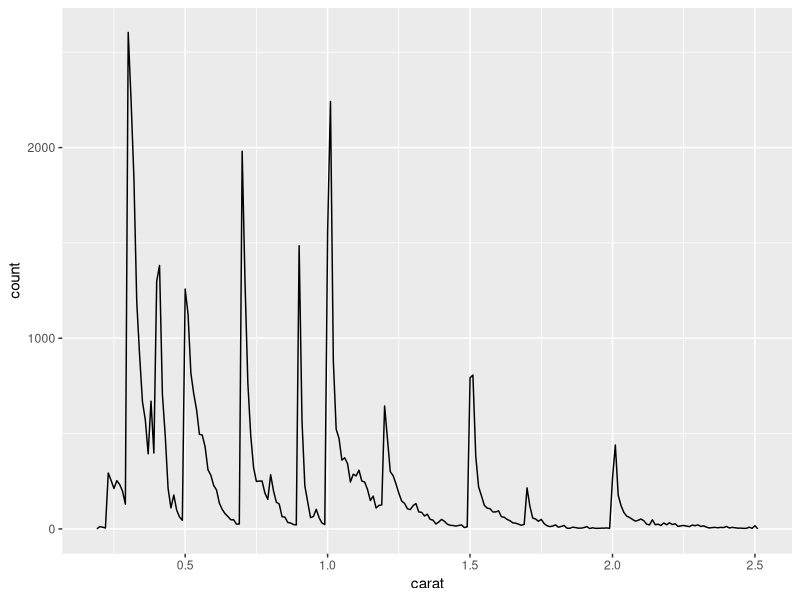
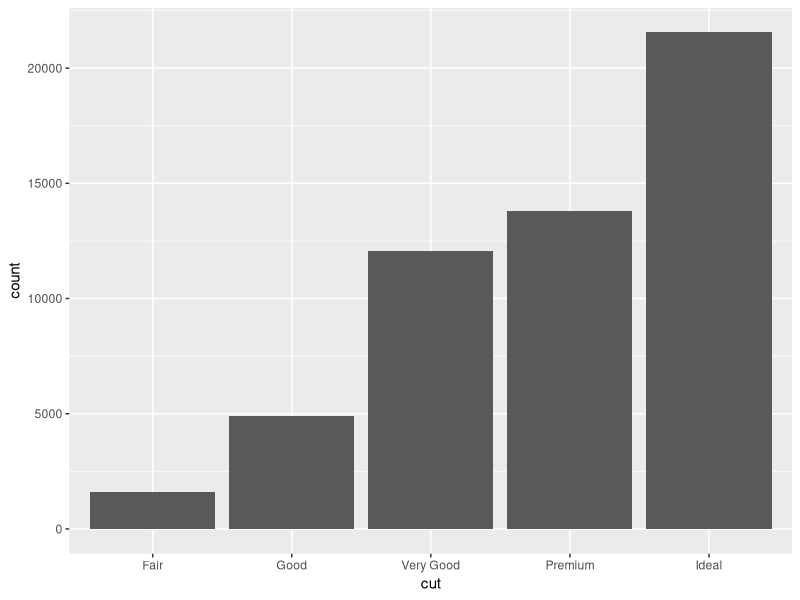
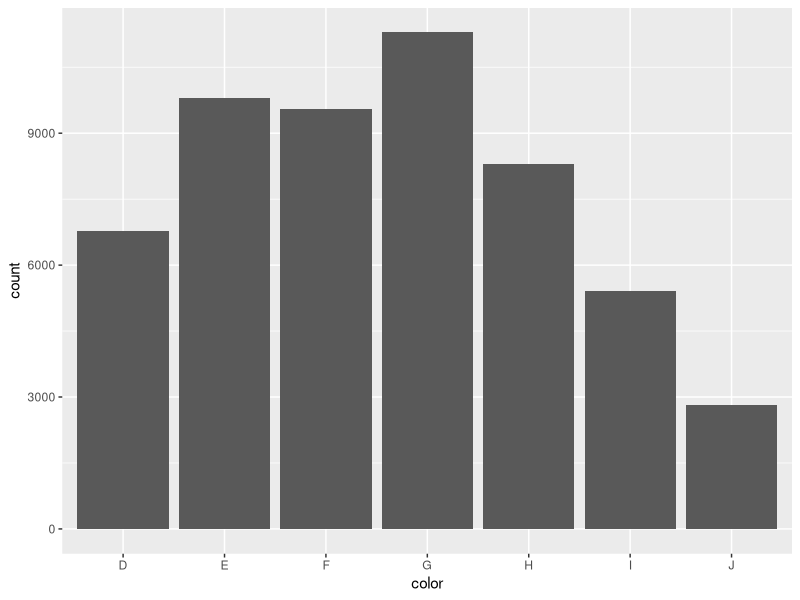
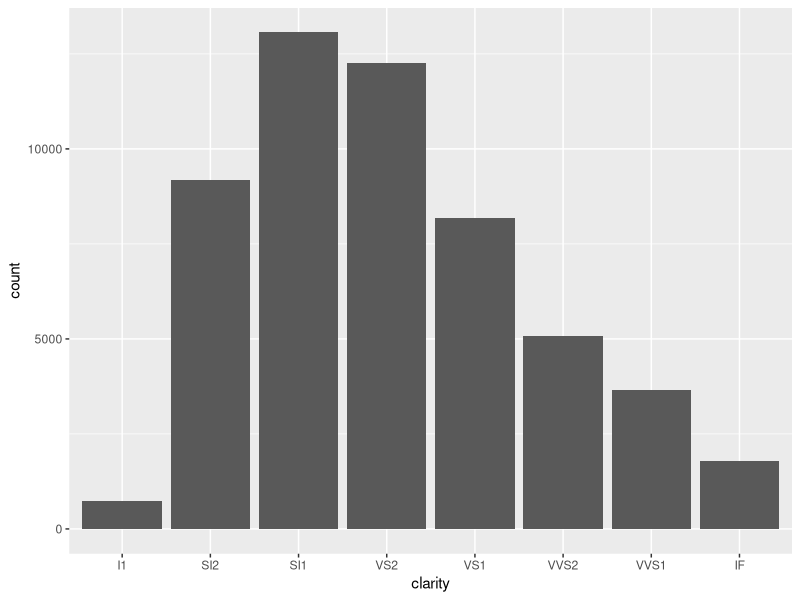

Write the R code that produced these figures, in order.
## ---- chunk 1
library(ggplot2)
library(dplyr)

smaller <- diamonds %>% 
  filter(carat <= 2.5)
## ---- chunk 2
smaller %>% 
  ggplot(aes(carat)) + 
  geom_freqpoly(binwidth = 0.01)
## ---- chunk 3
knitr::opts_chunk$set(message = FALSE, echo = FALSE)
## ---- chunk 4
diamonds %>% 
  ggplot(aes(x=cut)) + 
  geom_bar()
## ---- chunk 5
diamonds %>% 
  ggplot(aes(x=color)) + 
  geom_bar()
## ---- chunk 6
diamonds %>% 
  ggplot(aes(x=clarity)) + 
  geom_bar()
